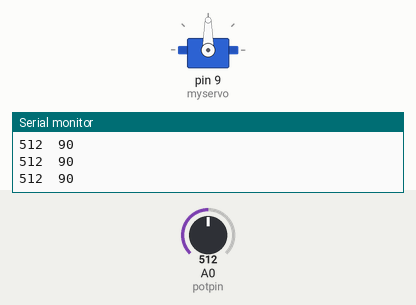
This sketch was run on a simulated Arduino Uno, built with avr-gcc and run on an emulated ATmega328P. On the bench: servo, the last lines printed to the serial monitor. Inputs (shaded band) come from the test bench; at power-on: A0 (potpin) = 512.

Above: at 1.2 s.
1.3 s: A0 (potpin) set to 555
At 1.8 s:
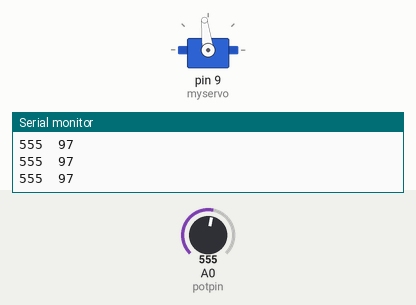
4.3 s: A0 (potpin) set to 583
At 5.5 s:
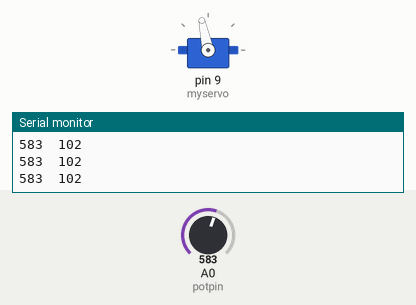
5.8 s: A0 (potpin) set to 716
At 6.6 s:
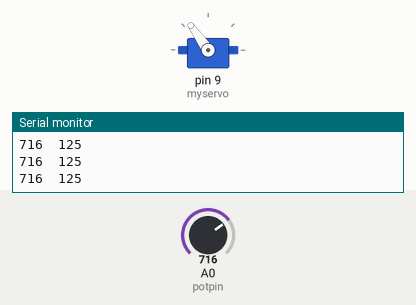
7.3 s: A0 (potpin) set to 900
At 8.0 s:
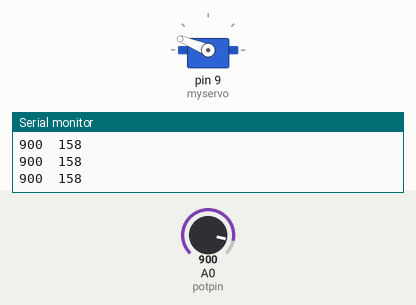
8.8 s: A0 (potpin) set to 1023
At 10.0 s:
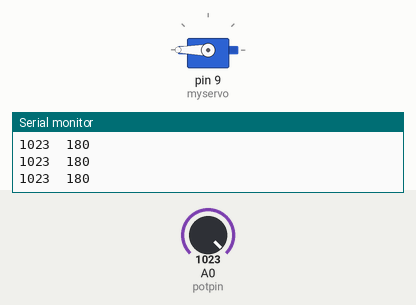
10.3 s: A0 (potpin) set to 306
At 11.2 s:
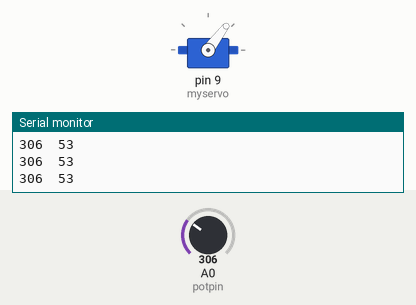
Timing chart, 0 to 12.8 s (numbered marks = the images above; inputs shaded):
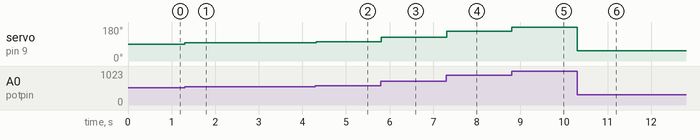

The sketch:

2Knob.ino
```cpp
/*
 Controlling a servo position using a potentiometer (variable resistor)
 by Michal Rinott <http://people.interaction-ivrea.it/m.rinott>

 modified on 8 Nov 2013
 by Scott Fitzgerald
 http://www.arduino.cc/en/Tutorial/Knob
*/

#include <Servo.h>

Servo myservo;  // create servo object to control a servo

int potpin = A0;  // analog pin used to connect the potentiometer
int val;    // variable to read the value from the analog pin

void setup() {
  Serial.begin(9600);
  myservo.attach(9);  // attaches the servo on pin 9 to the servo object
}

void loop() {
  val = analogRead(potpin);            // reads the value of the potentiometer (value between 0 and 1023)

  int degree = map(val, 0, 1023, 0, 180);     // scale it for use with the servo (value between 0 and 180)
  myservo.write(degree);

  Serial.print(val);
  Serial.print("\t");
  Serial.print(degree);
  Serial.print("\n");
  delay(15);                           // waits for the servo to get there
}
```

Measured:
- after the input at 1.3 s, servo on pin 9 (myservo): 90° → 97° at once
- after the input at 4.3 s, servo on pin 9 (myservo): 97° → 102° at once
- after the input at 5.8 s, servo on pin 9 (myservo): 102° → 125° at once
- after the input at 7.3 s, servo on pin 9 (myservo): 125° → 158° at once
- after the input at 8.8 s, servo on pin 9 (myservo): 158° → 180° at once
- after the input at 10.3 s, servo on pin 9 (myservo): 180° → 53° at once
